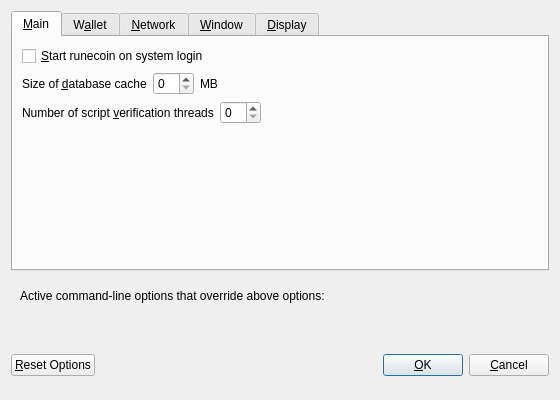
<?xml version="1.0" encoding="UTF-8"?>
<ui version="4.0">
 <class>OptionsDialog</class>
 <widget class="QDialog" name="OptionsDialog">
  <property name="geometry">
   <rect>
    <x>0</x>
    <y>0</y>
    <width>560</width>
    <height>400</height>
   </rect>
  </property>
  <property name="windowTitle">
   <string>Options</string>
  </property>
  <property name="modal">
   <bool>true</bool>
  </property>
  <layout class="QVBoxLayout" name="verticalLayout">
   <item>
    <widget class="QTabWidget" name="tabWidget">
     <property name="currentIndex">
      <number>0</number>
     </property>
     <widget class="QWidget" name="tabMain">
      <attribute name="title">
       <string>&amp;Main</string>
      </attribute>
      <layout class="QVBoxLayout" name="verticalLayout_Main">
       <item>
        <widget class="QCheckBox" name="bitcoinAtStartup">
         <property name="toolTip">
          <string>Automatically start runecoin after logging in to the system.</string>
         </property>
         <property name="text">
          <string>&amp;Start runecoin on system login</string>
         </property>
        </widget>
       </item>
       <item>
        <layout class="QHBoxLayout" name="horizontalLayout_2_Main">
         <item>
          <widget class="QLabel" name="databaseCacheLabel">
           <property name="text">
            <string>Size of &amp;database cache</string>
           </property>
           <property name="textFormat">
            <enum>Qt::PlainText</enum>
           </property>
           <property name="buddy">
            <cstring>databaseCache</cstring>
           </property>
          </widget>
         </item>
         <item>
          <widget class="QSpinBox" name="databaseCache"/>
         </item>
         <item>
          <widget class="QLabel" name="databaseCacheUnitLabel">
           <property name="text">
            <string>MB</string>
           </property>
           <property name="textFormat">
            <enum>Qt::PlainText</enum>
           </property>
          </widget>
         </item>
         <item>
          <spacer name="horizontalSpacer_2_Main">
           <property name="orientation">
            <enum>Qt::Horizontal</enum>
           </property>
           <property name="sizeHint" stdset="0">
            <size>
             <width>40</width>
             <height>20</height>
            </size>
           </property>
          </spacer>
         </item>
        </layout>
       </item>
       <item>
        <layout class="QHBoxLayout" name="horizontalLayout_3_Main">
         <item>
          <widget class="QLabel" name="threadsScriptVerifLabel">
           <property name="text">
            <string>Number of script &amp;verification threads</string>
           </property>
           <property name="textFormat">
            <enum>Qt::PlainText</enum>
           </property>
           <property name="buddy">
            <cstring>threadsScriptVerif</cstring>
           </property>
          </widget>
         </item>
         <item>
          <widget class="QSpinBox" name="threadsScriptVerif">
           <property name="toolTip">
            <string>(0 = auto, &lt;0 = leave that many cores free)</string>
           </property>
          </widget>
         </item>
         <item>
          <spacer name="horizontalSpacer_3_Main">
           <property name="orientation">
            <enum>Qt::Horizontal</enum>
           </property>
           <property name="sizeHint" stdset="0">
            <size>
             <width>40</width>
             <height>20</height>
            </size>
           </property>
          </spacer>
         </item>
        </layout>
       </item>
       <item>
        <spacer name="verticalSpacer_Main">
         <property name="orientation">
          <enum>Qt::Vertical</enum>
         </property>
         <property name="sizeHint" stdset="0">
          <size>
           <width>20</width>
           <height>40</height>
          </size>
         </property>
        </spacer>
       </item>
      </layout>
     </widget>
     <widget class="QWidget" name="tabWallet">
      <attribute name="title">
       <string>W&amp;allet</string>
      </attribute>
      <layout class="QVBoxLayout" name="verticalLayout_Wallet">
       <item>
        <widget class="QLabel" name="transactionFeeInfoLabel">
         <property name="text">
          <string>Optional transaction fee per kB that helps make sure your transactions are processed quickly. Most transactions are 1 kB.</string>
         </property>
         <property name="textFormat">
          <enum>Qt::PlainText</enum>
         </property>
         <property name="wordWrap">
          <bool>true</bool>
         </property>
        </widget>
       </item>
       <item>
        <layout class="QHBoxLayout" name="horizontalLayout_1_Wallet">
         <item>
          <widget class="QLabel" name="transactionFeeLabel">
           <property name="text">
            <string>Pay transaction &amp;fee</string>
           </property>
           <property name="textFormat">
            <enum>Qt::PlainText</enum>
           </property>
           <property name="buddy">
            <cstring>transactionFee</cstring>
           </property>
          </widget>
         </item>
         <item>
          <widget class="BitcoinAmountField" name="transactionFee"/>
         </item>
         <item>
          <spacer name="horizontalSpacer_1_Wallet">
           <property name="orientation">
            <enum>Qt::Horizontal</enum>
           </property>
           <property name="sizeHint" stdset="0">
            <size>
             <width>40</width>
             <height>20</height>
            </size>
           </property>
          </spacer>
         </item>
        </layout>
       </item>
       <item>
        <spacer name="verticalSpacer_Wallet">
         <property name="orientation">
          <enum>Qt::Vertical</enum>
         </property>
         <property name="sizeHint" stdset="0">
          <size>
           <width>20</width>
           <height>40</height>
          </size>
         </property>
        </spacer>
       </item>
       <item>
        <widget class="QGroupBox" name="groupBox">
         <property name="title">
          <string>Expert</string>
         </property>
         <layout class="QVBoxLayout" name="verticalLayout_2">
          <item>
           <widget class="QCheckBox" name="coinControlFeatures">
            <property name="toolTip">
             <string>Whether to show coin control features or not.</string>
            </property>
            <property name="text">
             <string>Enable coin &amp;control features</string>
            </property>
           </widget>
          </item>
          <item>
           <widget class="QCheckBox" name="spendZeroConfChange">
            <property name="toolTip">
             <string>If you disable the spending of unconfirmed change, the change from a transaction cannot be used until that transaction has at least one confirmation. This also affects how your balance is computed.</string>
            </property>
            <property name="text">
             <string>&amp;Spend unconfirmed change</string>
            </property>
           </widget>
          </item>
         </layout>
        </widget>
       </item>
      </layout>
     </widget>
     <widget class="QWidget" name="tabNetwork">
      <attribute name="title">
       <string>&amp;Network</string>
      </attribute>
      <layout class="QVBoxLayout" name="verticalLayout_Network">
       <item>
        <widget class="QCheckBox" name="mapPortUpnp">
         <property name="toolTip">
          <string>Automatically open the runecoin client port on the router. This only works when your router supports UPnP and it is enabled.</string>
         </property>
         <property name="text">
          <string>Map port using &amp;UPnP</string>
         </property>
        </widget>
       </item>
       <item>
        <widget class="QCheckBox" name="connectSocks">
         <property name="toolTip">
          <string>Connect to the runecoin network through a SOCKS proxy.</string>
         </property>
         <property name="text">
          <string>&amp;Connect through SOCKS proxy (default proxy):</string>
         </property>
        </widget>
       </item>
       <item>
        <layout class="QHBoxLayout" name="horizontalLayout_1_Network">
         <item>
          <widget class="QLabel" name="proxyIpLabel">
           <property name="text">
            <string>Proxy &amp;IP:</string>
           </property>
           <property name="textFormat">
            <enum>Qt::PlainText</enum>
           </property>
           <property name="buddy">
            <cstring>proxyIp</cstring>
           </property>
          </widget>
         </item>
         <item>
          <widget class="QValidatedLineEdit" name="proxyIp">
           <property name="minimumSize">
            <size>
             <width>140</width>
             <height>0</height>
            </size>
           </property>
           <property name="maximumSize">
            <size>
             <width>140</width>
             <height>16777215</height>
            </size>
           </property>
           <property name="toolTip">
            <string>IP address of the proxy (e.g. IPv4: 127.0.0.1 / IPv6: ::1)</string>
           </property>
          </widget>
         </item>
         <item>
          <widget class="QLabel" name="proxyPortLabel">
           <property name="text">
            <string>&amp;Port:</string>
           </property>
           <property name="textFormat">
            <enum>Qt::PlainText</enum>
           </property>
           <property name="buddy">
            <cstring>proxyPort</cstring>
           </property>
          </widget>
         </item>
         <item>
          <widget class="QLineEdit" name="proxyPort">
           <property name="minimumSize">
            <size>
             <width>55</width>
             <height>0</height>
            </size>
           </property>
           <property name="maximumSize">
            <size>
             <width>55</width>
             <height>16777215</height>
            </size>
           </property>
           <property name="toolTip">
            <string>Port of the proxy (e.g. 9050)</string>
           </property>
          </widget>
         </item>
         <item>
          <widget class="QLabel" name="socksVersionLabel">
           <property name="text">
            <string>SOCKS &amp;Version:</string>
           </property>
           <property name="textFormat">
            <enum>Qt::PlainText</enum>
           </property>
           <property name="buddy">
            <cstring>socksVersion</cstring>
           </property>
          </widget>
         </item>
         <item>
          <widget class="QValueComboBox" name="socksVersion">
           <property name="toolTip">
            <string>SOCKS version of the proxy (e.g. 5)</string>
           </property>
          </widget>
         </item>
         <item>
          <spacer name="horizontalSpacer_1_Network">
           <property name="orientation">
            <enum>Qt::Horizontal</enum>
           </property>
           <property name="sizeHint" stdset="0">
            <size>
             <width>40</width>
             <height>20</height>
            </size>
           </property>
          </spacer>
         </item>
        </layout>
       </item>
       <item>
        <spacer name="verticalSpacer_Network">
         <property name="orientation">
          <enum>Qt::Vertical</enum>
         </property>
         <property name="sizeHint" stdset="0">
          <size>
           <width>20</width>
           <height>40</height>
          </size>
         </property>
        </spacer>
       </item>
      </layout>
     </widget>
     <widget class="QWidget" name="tabWindow">
      <attribute name="title">
       <string>&amp;Window</string>
      </attribute>
      <layout class="QVBoxLayout" name="verticalLayout_Window">
       <item>
        <widget class="QCheckBox" name="minimizeToTray">
         <property name="toolTip">
          <string>Show only a tray icon after minimizing the window.</string>
         </property>
         <property name="text">
          <string>&amp;Minimize to the tray instead of the taskbar</string>
         </property>
        </widget>
       </item>
       <item>
        <widget class="QCheckBox" name="minimizeOnClose">
         <property name="toolTip">
          <string>Minimize instead of exit the application when the window is closed. When this option is enabled, the application will be closed only after selecting Quit in the menu.</string>
         </property>
         <property name="text">
          <string>M&amp;inimize on close</string>
         </property>
        </widget>
       </item>
       <item>
        <spacer name="verticalSpacer_Window">
         <property name="orientation">
          <enum>Qt::Vertical</enum>
         </property>
         <property name="sizeHint" stdset="0">
          <size>
           <width>20</width>
           <height>40</height>
          </size>
         </property>
        </spacer>
       </item>
      </layout>
     </widget>
     <widget class="QWidget" name="tabDisplay">
      <attribute name="title">
       <string>&amp;Display</string>
      </attribute>
      <layout class="QVBoxLayout" name="verticalLayout_Display">
       <item>
        <layout class="QHBoxLayout" name="horizontalLayout_1_Display">
         <item>
          <widget class="QLabel" name="langLabel">
           <property name="text">
            <string>User Interface &amp;language:</string>
           </property>
           <property name="textFormat">
            <enum>Qt::PlainText</enum>
           </property>
           <property name="buddy">
            <cstring>lang</cstring>
           </property>
          </widget>
         </item>
         <item>
          <widget class="QValueComboBox" name="lang">
           <property name="toolTip">
            <string>The user interface language can be set here. This setting will take effect after restarting runecoin.</string>
           </property>
          </widget>
         </item>
        </layout>
       </item>
       <item>
        <layout class="QHBoxLayout" name="horizontalLayout_2_Display">
         <item>
          <widget class="QLabel" name="unitLabel">
           <property name="text">
            <string>&amp;Unit to show amounts in:</string>
           </property>
           <property name="textFormat">
            <enum>Qt::PlainText</enum>
           </property>
           <property name="buddy">
            <cstring>unit</cstring>
           </property>
          </widget>
         </item>
         <item>
          <widget class="QValueComboBox" name="unit">
           <property name="toolTip">
            <string>Choose the default subdivision unit to show in the interface and when sending coins.</string>
           </property>
          </widget>
         </item>
        </layout>
       </item>
       <item>
        <widget class="QCheckBox" name="displayAddresses">
         <property name="toolTip">
          <string>Whether to show runecoin addresses in the transaction list or not.</string>
         </property>
         <property name="text">
          <string>&amp;Display addresses in transaction list</string>
         </property>
        </widget>
       </item>
       <item>
        <layout class="QHBoxLayout" name="horizontalLayout_3_Display">
         <item>
          <widget class="QLabel" name="thirdPartyTxUrlsLabel">
           <property name="toolTip">
            <string>Third party URLs (e.g. a block explorer) that appear in the transactions tab as context menu items. %s in the URL is replaced by transaction hash. Multiple URLs are separated by vertical bar |.</string>
           </property>
           <property name="text">
            <string>Third party transaction URLs</string>
           </property>
           <property name="buddy">
            <cstring>thirdPartyTxUrls</cstring>
           </property>
          </widget>
         </item>
         <item>
          <widget class="QLineEdit" name="thirdPartyTxUrls">
           <property name="toolTip">
            <string>Third party URLs (e.g. a block explorer) that appear in the transactions tab as context menu items. %s in the URL is replaced by transaction hash. Multiple URLs are separated by vertical bar |.</string>
           </property>
          </widget>
         </item>
        </layout>
       </item>
       <item>
        <spacer name="verticalSpacer_Display">
         <property name="orientation">
          <enum>Qt::Vertical</enum>
         </property>
         <property name="sizeHint" stdset="0">
          <size>
           <width>20</width>
           <height>40</height>
          </size>
         </property>
        </spacer>
       </item>
      </layout>
     </widget>
    </widget>
   </item>
   <item>
    <widget class="QFrame" name="frame">
     <layout class="QVBoxLayout" name="verticalLayout_Bottom">
      <item>
       <layout class="QHBoxLayout" name="horizontalLayout_Bottom">
        <item>
         <widget class="QLabel" name="overriddenByCommandLineInfoLabel">
          <property name="text">
           <string>Active command-line options that override above options:</string>
          </property>
          <property name="textFormat">
           <enum>Qt::PlainText</enum>
          </property>
         </widget>
        </item>
        <item>
         <spacer name="horizontalSpacer_Bottom">
          <property name="orientation">
           <enum>Qt::Horizontal</enum>
          </property>
          <property name="sizeHint" stdset="0">
           <size>
            <width>40</width>
            <height>20</height>
           </size>
          </property>
         </spacer>
        </item>
       </layout>
      </item>
      <item>
       <widget class="QLabel" name="overriddenByCommandLineLabel">
        <property name="text">
         <string/>
        </property>
        <property name="textFormat">
         <enum>Qt::PlainText</enum>
        </property>
        <property name="wordWrap">
         <bool>true</bool>
        </property>
       </widget>
      </item>
     </layout>
    </widget>
   </item>
   <item>
    <layout class="QHBoxLayout" name="horizontalLayout_Buttons">
     <item>
      <widget class="QPushButton" name="resetButton">
       <property name="toolTip">
        <string>Reset all client options to default.</string>
       </property>
       <property name="text">
        <string>&amp;Reset Options</string>
       </property>
       <property name="autoDefault">
        <bool>false</bool>
       </property>
      </widget>
     </item>
     <item>
      <spacer name="horizontalSpacer_1">
       <property name="orientation">
        <enum>Qt::Horizontal</enum>
       </property>
       <property name="sizeHint" stdset="0">
        <size>
         <width>40</width>
         <height>48</height>
        </size>
       </property>
      </spacer>
     </item>
     <item>
      <widget class="QLabel" name="statusLabel">
       <property name="minimumSize">
        <size>
         <width>200</width>
         <height>0</height>
        </size>
       </property>
       <property name="font">
        <font>
         <weight>75</weight>
         <bold>true</bold>
        </font>
       </property>
       <property name="text">
        <string/>
       </property>
       <property name="textFormat">
        <enum>Qt::PlainText</enum>
       </property>
       <property name="wordWrap">
        <bool>true</bool>
       </property>
      </widget>
     </item>
     <item>
      <spacer name="horizontalSpacer_2">
       <property name="orientation">
        <enum>Qt::Horizontal</enum>
       </property>
       <property name="sizeHint" stdset="0">
        <size>
         <width>40</width>
         <height>48</height>
        </size>
       </property>
      </spacer>
     </item>
     <item>
      <widget class="QPushButton" name="okButton">
       <property name="text">
        <string>&amp;OK</string>
       </property>
      </widget>
     </item>
     <item>
      <widget class="QPushButton" name="cancelButton">
       <property name="text">
        <string>&amp;Cancel</string>
       </property>
       <property name="autoDefault">
        <bool>false</bool>
       </property>
      </widget>
     </item>
    </layout>
   </item>
  </layout>
 </widget>
 <customwidgets>
  <customwidget>
   <class>BitcoinAmountField</class>
   <extends>QLineEdit</extends>
   <header>bitcoinamountfield.h</header>
   <container>1</container>
  </customwidget>
  <customwidget>
   <class>QValidatedLineEdit</class>
   <extends>QLineEdit</extends>
   <header>qvalidatedlineedit.h</header>
  </customwidget>
  <customwidget>
   <class>QValueComboBox</class>
   <extends>QComboBox</extends>
   <header>qvaluecombobox.h</header>
  </customwidget>
 </customwidgets>
 <resources/>
 <connections/>
</ui>
